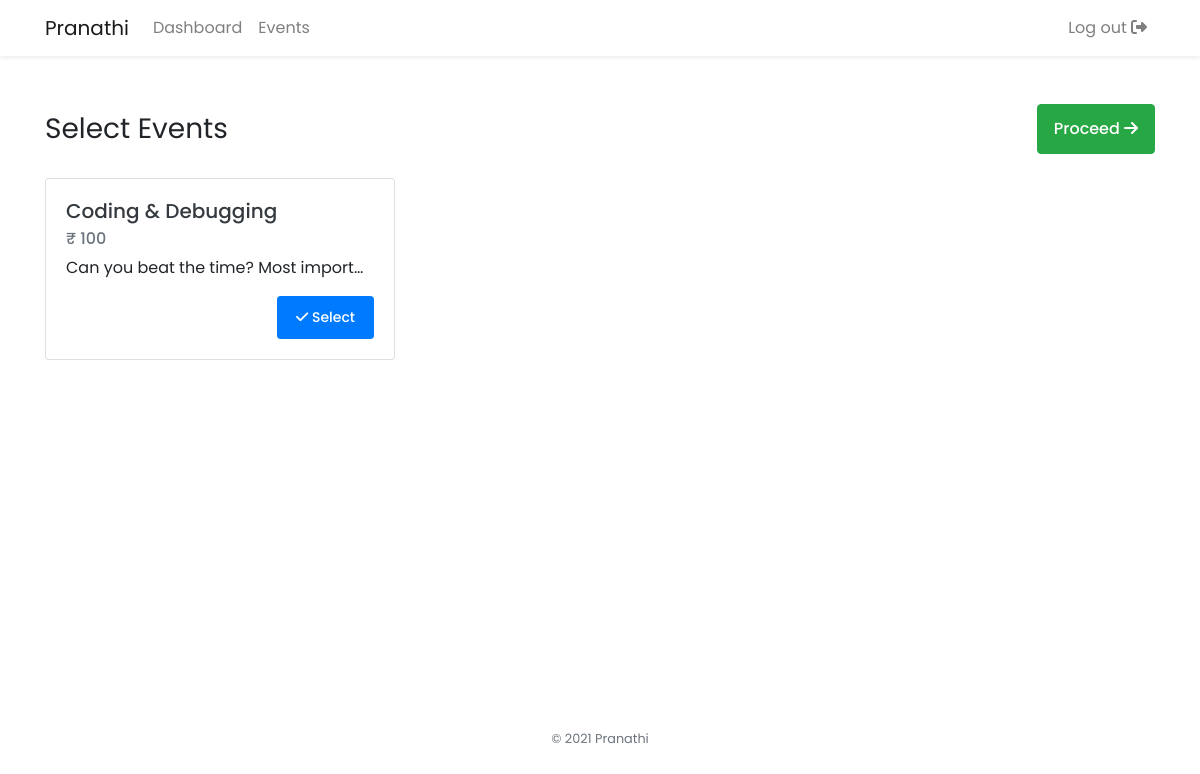
Screenshot of /select_events.php (signed in) with the database file from the repository.
### tables this page shows
CREATE TABLE `events` (
  `event_id` int(11) NOT NULL,
  `event_name` varchar(255) NOT NULL,
  `event_type` varchar(255) NOT NULL,
  `category_id` int(11) NOT NULL,
  `event_date` date NOT NULL,
  `event_fee` int(11) NOT NULL,
  `event_desc` text NOT NULL,
  `organiser_id` int(11) NOT NULL
);

### select_events.php (the view, shortened to what this page needs)
<!DOCTYPE html>
<html lang="en">
<head>
    <?php include 'includes/_links.php'; ?>
</head>
<body>
    <?php include 'includes/_navbar.php'; ?>
    <main>
        <div class="container py-5" style="position: relative;">
            <h1 class="h3 d-flex align-items-center justify-content-between font-weight-normal mb-4">
                <span>Select Events</span>
                <a href="checkout.php" class="btn btn-success float-right">
                    Proceed <i class="fas fa-arrow-right"></i>
                </a>
            </h1>
            <div class="row">
                <?php
                include 'includes/db_connect.php';
                $result = $db->query("SELECT * FROM events ORDER BY event_name");
                if ($result) {
                    while ($row = $result->fetch_assoc()) { ?>
                <div class="col-lg-4 col-md-6 col-12 mb-4">
                    <div class="card">
                        <div class="card-body">
                            <h5 class="card-title">
                                <a href="view_event.php?id=<?php echo $row['event_id']; ?>"
                                    class="text-decoration-none text-dark">
                                    <?php echo $row['event_name']; ?>
                                </a>
                            </h5>
                            <h6 class="card-subtitle mb-2 text-muted">&#8377; <?php echo $row['event_fee']; ?></h6>
                            <p class="card-text text-truncate"><?php echo $row['event_desc']; ?></p>
                            <form action="update_cart.php" method="post">
                                <?php if (isset($_SESSION['cart'][$row['event_id']])) { ?>
                                <input type="hidden" name="type" value="remove">
                                <button type="submit" class="btn btn-danger btn-sm float-right">
                                    <i class="fas fa-times"></i> Remove
                                </button>
                                <?php } else { ?>
                                <button type="submit" class="btn btn-primary btn-sm float-right">
                                    <i class="fas fa-check"></i> Select
                                </button>
                                <?php } ?>
                            </form>
                        </div>
                    </div>
                </div>
                <?php
                    }
                }
                ?>
            </div>
        </div>
    </main>
    <?php include 'includes/_scripts.php'; ?>
</body>
</html>

### css/style.css (style rules this page uses)
body { font-family: 'Poppins', sans-serif; min-height: 100vh; display: flex; flex-direction: column; }
main { flex: 1 0 auto; }
a { text-decoration: none !important; }
.btn { font-weight: 500; padding: 0.75rem 1rem; }
.btn-sm { padding: 0.625rem 1.125rem; }

### rows the page displays
events: event_name "Coding & Debugging", event_fee "100", event_desc "Can you beat the time? Most import…", shows "Select"
